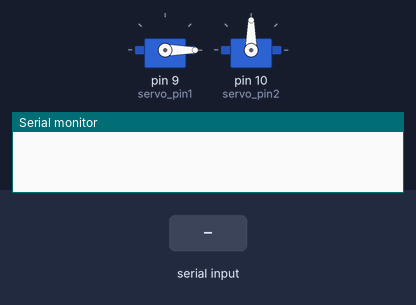
This sketch was run on a simulated Arduino Uno, built with avr-gcc and run on an emulated ATmega328P. On the bench: 2 × servo, the last lines printed to the serial monitor. The inputs (shaded band) are chosen by the test bench.

Above: at 1.2 s.
1.3 s: "A" received over Serial
At 1.98 s:
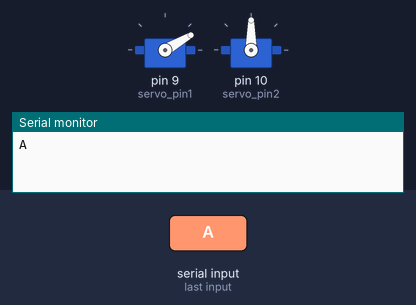
At 3.9 s:
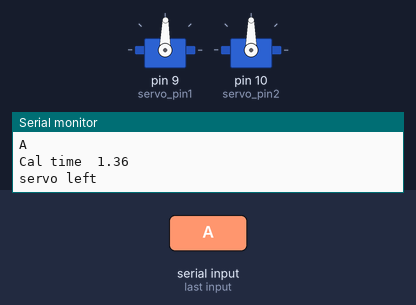
4.3 s: "B" received over Serial
6.2 s: "Z" received over Serial
Timing chart, 0 to 9.2 s (numbered marks = the images above; inputs shaded):
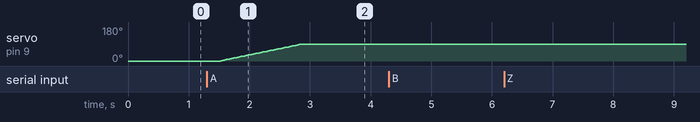

Measured:
- after the input at 1.3 s, servo on pin 9 (servo_pin1): moves from 0° to 89° over 1.3 s, starting after 0.23 s

The sketch:

iitservo2.ino
```cpp
#include<Servo.h>
Servo myservo1;
Servo myservo2;
int pos1,pos2;
double timeA_1,timeA_2;
double timeB_1,timeB_2;
int servo_pin1=9;
int servo_pin2=10;

void servo_right();
void servo_left();

void setup() {
  timeA_1=0,timeB_1=0,timeA_2=0,timeB_2=0;
  Serial.begin(9600);
  myservo1.attach(servo_pin1);
  myservo2.attach(servo_pin2);
  myservo1.write(0);
  myservo2.write(90);
}

void loop() {
char check=0;
//Serial.print(myservo.read());
if(Serial.available())
{
check=Serial.read();
Serial.println(check);
}

switch(check)
{
case 'A':
servo_left();
delay(200);
Serial.println("servo left");
break;

case 'B':
servo_right();
delay(200);
Serial.println("servo right");
break;

}

delay(500);
}


void servo_left()
{

    myservo1.attach(servo_pin1);
    //Serial.println(pos);
    if(pos1==0)
    {
    timeA_1=millis();
    for (pos1 = 0; pos1 < 90; pos1 += 1) { // goes from 0 degrees to 180 degrees
      // in steps of 1 degree
      myservo1.write(pos1);              // tell servo to go to position in variable 'pos'
      delay(15);
     //Serial.println(" rot left");
     //Serial.println(myservo.read());
    }
    timeA_2=millis();
    /*Serial.print("timeA_1  ");
    Serial.println(timeA_1/1000);
    Serial.println("timeA_2  ");
    Serial.println(timeA_2/1000);*/
    Serial.print("Cal time  ");
    Serial.println((timeA_2-timeA_1)/1000);
    }
    myservo1.detach();
}


void servo_right()
{

    myservo2.attach(servo_pin2);
    //Serial.println(pos);
    if(pos2==90)
    {
    timeB_1=millis();
    for (pos2 = 90; pos2 > 0; pos2 -= 1) { // goes from 180 degrees to 0 degrees
      myservo2.write(pos2);              // tell servo to go to position in variable 'pos'
      delay(15);
      //Serial.println("rot right");
      //Serial.println(myservo.read());
    }
    timeB_2=millis();
    /*Serial.print("timeB_1  ");
    Serial.println(timeB_1/1000);
    Serial.println("timeB_2  ");
    Serial.println(timeB_2/1000);*/
    Serial.print("Cal time  ");
    Serial.println((timeB_2-timeB_1)/1000);
    }
    myservo2.detach();
}
```
